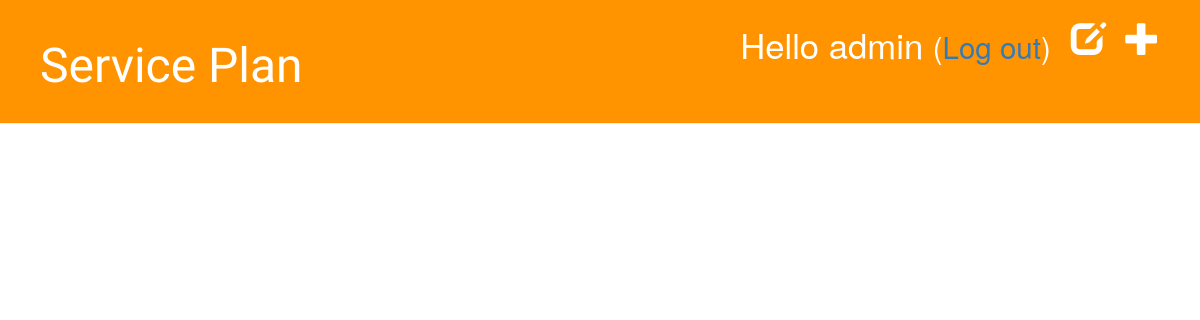
Before: /drafts/ (signed in) with the older database file.
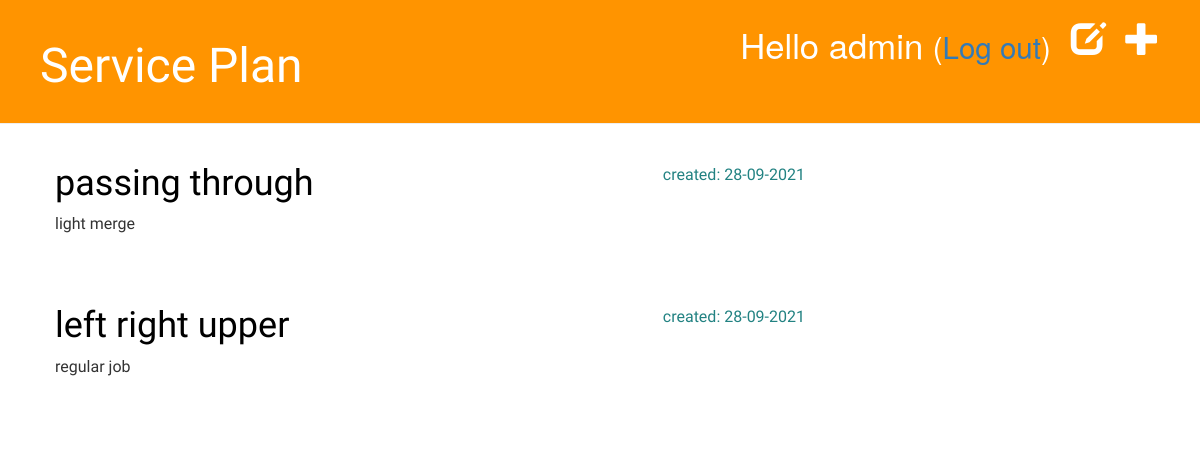
After: the same page with the newer database file.
### blog/models.py (models this page shows, shortened)
class Post(models.Model):
    author = models.ForeignKey('auth.User', on_delete=models.CASCADE)
    title = models.CharField(max_length=200)
    text = models.TextField()
    create_date = models.DateTimeField(default=timezone.now)
    published_date = models.DateTimeField(blank=True, null=True)

### blog/views.py (the view)
# urls.py: path('drafts/', views.post_draft_list, name='post_draft_list'),
@login_required
def post_draft_list(request):
    posts = Post.objects.filter(published_date__isnull=True).order_by('create_date')
    return render(request, 'blog/post_draft_list.html', {'posts': posts})

### blog/templates/blog/post_draft_list.html
{% extends 'blog/base.html' %}
{% block content %}
    {% for post in posts %}
        <div class="post">
            <p class="date">created: {{ post.create_date|date:'d-m-Y' }}</p>
            <h1><a href="{% url 'post_draft_detail' pk=post.pk %}">{{ post.title }}</a></h1>
            <p>{{ post.text|truncatechars:200 }}</p>
        </div>
    {% endfor %}
{% endblock %}

### blog/templates/blog/base.html (shortened to what this page needs)
{% load static %}
<html>
<head>
    <link rel="stylesheet" href="//maxcdn.bootstrapcdn.com/bootstrap/3.2.0/css/bootstrap.min.css">
    <link rel="stylesheet" href="//maxcdn.bootstrapcdn.com/bootstrap/3.2.0/css/bootstrap-theme.min.css">
    <link rel="stylesheet" href='/static/css/blog.css?{% now "U" %}'>
</head>
<body>
    <div class="page-header">
        {% if user.is_authenticated %}
            <a href="{% url 'post_new' %}" class="top-menu"><span class="glyphicon glyphicon-plus"></span></a>
            <a href="{% url 'post_draft_list' %}" class="top-menu"><span class="glyphicon glyphicon-edit"></span></a>
            <p class="top-menu">Hello {{ user.username }} <small>(<a href="{% url 'logout' %}">Log out</a>)</small></p>
        {% else %}
            <a href="{% url 'login' %}" class="top-menu"><span class="glyphicon glyphicon-lock"></span></a>
        {% endif %}
        <h1><a href="/">Service Plan</a></h1>
    </div>
    <div class="content container">
        <div class="row">
            <div class="col-md-8">
            {% block content %}
            {% endblock %}
            </div>
        </div>
    </div>
</body>
</html>

Changed rows visible on the page:
added Post: create_date "28-09-2021", title "passing through", text "light merge"
added Post: create_date "28-09-2021", title "left right upper", text "regular job"
